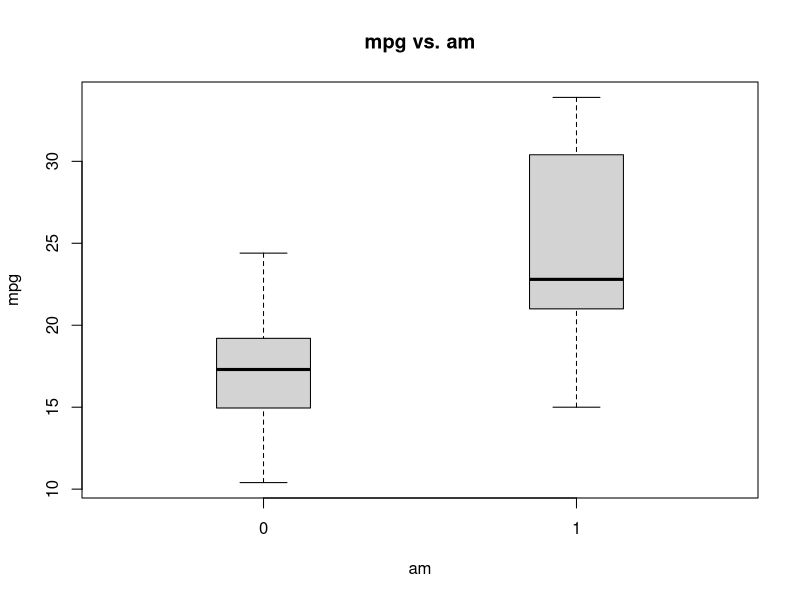
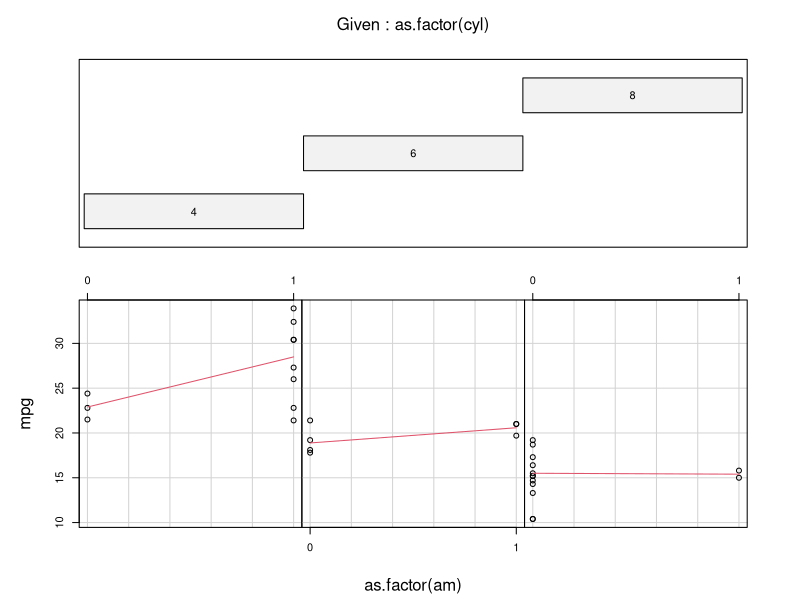
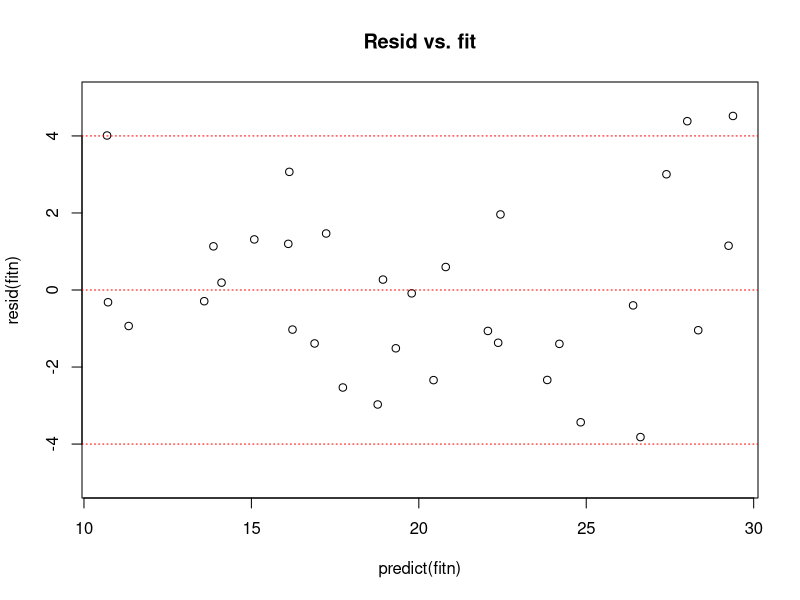
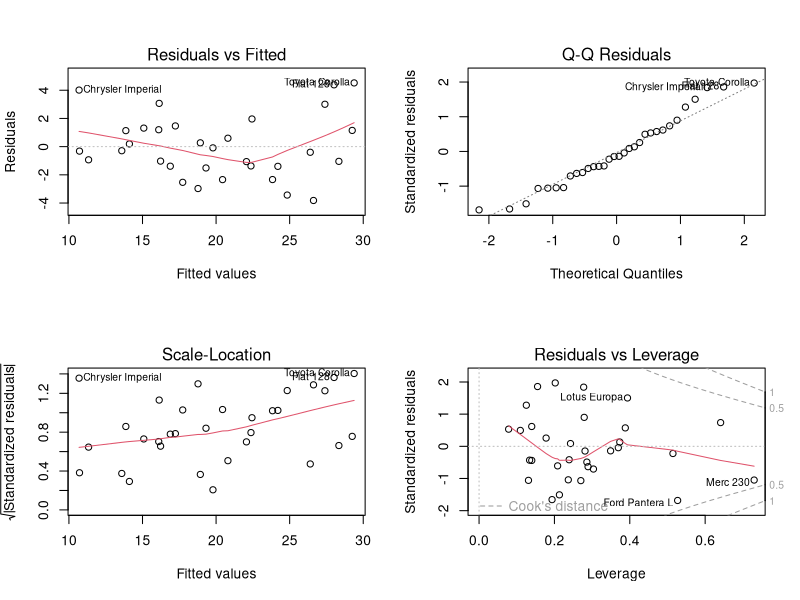

Generate these figures, in order, with R:
## ---- chunk 1
library(datasets);library(car);data(mtcars)
str(mtcars)
## ---- chunk 2
cor(mtcars$mpg, mtcars[c(2:11)])
cor(as.numeric(mtcars$am), mtcars[c(2:8,10:11)])
## ---- chunk 3
mtcars$am<-factor(mtcars$am)
fit1<-lm(mpg ~ am, data=mtcars)
fitall<-lm(mpg ~ ., data=mtcars);vif(fitall)
## ---- chunk 4
fit9<-lm(mpg~cyl+hp+drat+wt+qsec+vs+am+gear+carb, data=mtcars);vif(fit9)
## ---- chunk 5
fit8<-lm(mpg~hp+drat+wt+qsec+vs+am+gear+carb, data=mtcars);vif(fit8)
## ---- chunk 6
anova(fit1,fit8, fit9,fitall)
## ---- chunk 7
fitn<-lm(mpg~am+hp+drat+wt+qsec+vs+gear+carb, data=mtcars)
## ---- chunk 8
summary(fitn)$coefficients
## ---- chunk 9
m_am1<-summary(fitn)$coefficients[2]
SE<-summary(fitn)$coefficients[2,2]
t<-summary(fitn)$coefficients[2,3]
m_am1+c(-1,1)*SE*t
## ---- chunk 10
boxplot(mpg~am, data=mtcars,boxwex = 0.3,main="mpg vs. am")
## ---- chunk 11
coplot(mpg ~ as.factor(am) | as.factor(cyl), data = mtcars, panel = panel.smooth,row=1)
## ---- chunk 12
 par(mfrow = c(1, 1))
 rng<-round(c(-1,1)*max(abs(range(resid(fitn)))), 0)
 plot(predict(fitn), resid(fitn), main="Resid vs. fit", ylim=rng)
 abline(h=0, col="red", lty = 3)
 abline(h=4, col="red", lty = 3)
 abline(h=-4, col="red", lty = 3)
## ---- chunk 13
 par(mfrow = c(2, 2)); plot(fitn)
